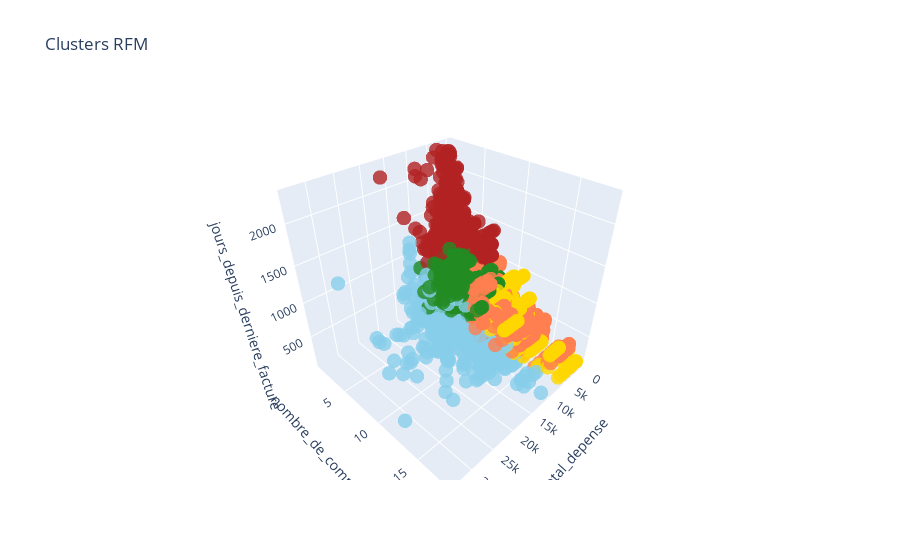

The code cell stored with this chart in its notebook:
### Code cell
segment_colors = {
    0: "forestgreen",
    1: "coral",
    2: "firebrick",
    3: "gold",
    4: "skyblue"
}

colors = df['cluster'].map(segment_colors)

fig = go.Figure(data=[go.Scatter3d(
    x=df['total_depense'],
    y=df['nombre_de_commande'],
    z=df['jours_depuis_derniere_facture'],
    mode='markers',
    marker=dict(
        size=5,
        color=colors,
        opacity=0.8
    )
)])

fig.update_layout(
    scene = dict(
        xaxis_title='total_depense',
        yaxis_title='nombre_de_commande',
        zaxis_title='jours_depuis_derniere_facture'
    ),
    title='Clusters RFM'
)

fig.show()

### Figure 1 — Plotly figure (JSON) as saved in the notebook; plotly's stock layout.template omitted (floating-point values rounded to 4 significant figures; data arrays with more than 128 entries replaced by an {"elided": "..."} marker saying what was removed)
{"data": [{"marker": {"color": {"elided": "5096 str values"}, "opacity": 0.8, "size": 5}, "mode": "markers", "type": "scatter3d", "x": {"elided": "5096 float values"}, "y": {"elided": "5096 int values"}, "z": {"elided": "5096 int values"}}], "layout": {"scene": {"xaxis": {"title": {"text": "total_depense"}}, "yaxis": {"title": {"text": "nombre_de_commande"}}, "zaxis": {"title": {"text": "jours_depuis_derniere_facture"}}}, "title": {"text": "Clusters RFM"}}}
